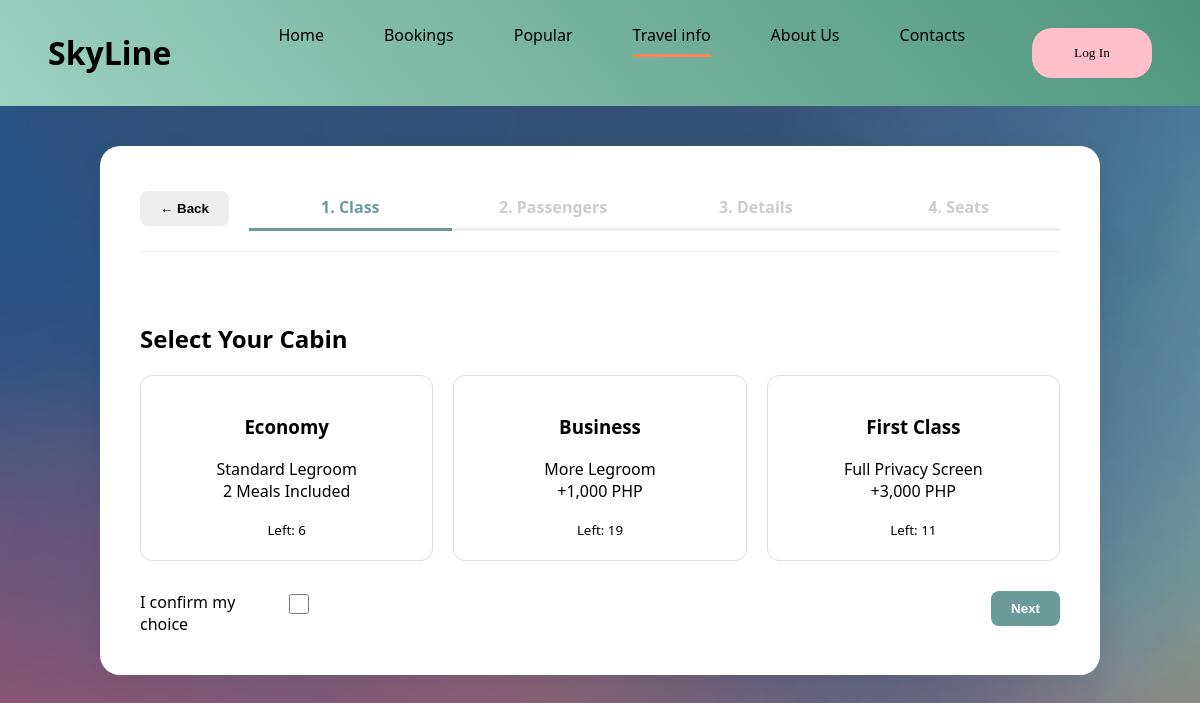
The page /checkout/1 on the database its author committed.
### app.py (models this page shows)
class Flight(db.Model):
    id = db.Column(db.Integer, primary_key=True)
    from_country = db.Column(db.String(50), nullable=False)
    from_city = db.Column(db.String(50), nullable=False)
    to_country = db.Column(db.String(50), nullable=False)
    to_city = db.Column(db.String(50), nullable=False)
    dep_date = db.Column(db.String(20), nullable=False)
    dep_time = db.Column(db.String(20), nullable=False)
    ret_date = db.Column(db.Text, nullable=False)
    ret_time = db.Column(db.String(100), nullable=False)
    duration = db.Column(db.String(20), nullable=False)
    tickets_economy = db.Column(db.Integer)
    tickets_business = db.Column(db.Integer)
    tickets_first = db.Column(db.Integer)
    price = db.Column(db.Float, nullable=False)
    promo_code = db.Column(db.String(50), nullable=False)
    trip_type=db.Column(db.String(50), nullable=False)
    status=db.Column(db.String(20),nullable=False)

### app.py (the view)
@app.route('/checkout/<int:flight_id>', methods=['GET', 'POST'])
def checkout(flight_id):
    flight = Flight.query.get_or_404(flight_id)
    saved_data = None
    if session.get('pending_flight_id') == flight_id:
        saved_data = session.get('pending_booking')
    all_bookings = Booking.query.filter_by(flight_id=flight_id).all()
    occupied_by_tier = {
        'first': [b.seat_number for b in all_bookings if b.tier == 'first'],
        'business': [b.seat_number for b in all_bookings if b.tier == 'business'],
        'economy': [b.seat_number for b in all_bookings if b.tier == 'economy']
    }
    return render_template('checkout.html',
                           flight=flight,
                           calc_arrival=calculate_arrival,
                           occupied_seats=occupied_by_tier,
                           restored_data=saved_data) # Data is null if IDs don't match[cite: 3]

### app.py (called while the page is built)
@app.after_request
def add_header(response):
    response.headers["Cache-Control"] = "no-cache, no-store, must-revalidate"
    response.headers["Pragma"] = "no-cache"
    response.headers["Expires"] = "0"
    return response

### templates/checkout.html (shortened to what this page needs)
<!DOCTYPE html>
<html lang="en">
<head>
    <link rel="stylesheet" href="{{ url_for('static', filename='style.css') }}">
    <link rel="stylesheet" href="{{ url_for('static', filename='checkout.css') }}">
</head>
<body>
<div class="nav">
            <div class="logo"><h1>SkyLine</h1></div>
            <ul class="nav-container">
                <li class="nav-buttons"><a href="{{ url_for('index') }}">Home<hr class="n1"></a></li>
                <li class="nav-buttons"><a href="{{ url_for('booking') }}">Bookings<hr class="n2"></a></li>
                <li class="nav-buttons"><a href="#">Popular<hr class="n3"></a></li>
                <li class="nav-buttons">
                    <a href="#">Travel info<hr class="n3" style="width: 100%;"></a>
                </li>
                <li class="nav-buttons"><a href="{{ url_for('about') }}#about">About Us<hr class="n4"></a></li>
                <li class="nav-buttons"><a href="{{ url_for('contact') }}#contact">Contacts<hr class="n5"></a></li>
            </ul>
            <div class="nav-auth">
                    {% if session['user_id'] %}
                        <div class="user-profile" style="display: flex; align-items: center; gap: 12px;">
                            <span class="user-name" style="color: white; font-family: 'Bookman Old Style'; font-weight: bold;">
                                Welcome, {{ session['first_name'] }}!
                            </span>
                            <div class="avatar-circle" style="width: 38px; height: 38px; background-color: #f0f0f0; border-radius: 50%; display: flex; align-items: center; justify-content: center;">
                                <svg viewBox="0 0 24 24" fill="#555" width="24px" height="24px">
                                    <path d="M12 12c2.21 0 4-1.79 4-4s-1.79-4-4-4-4 1.79-4 4 1.79 4 4 4zm0 2c-2.67 0-8 1.34-8 4v2h16v-2c0-2.66-5.33-4-8-4z"/>
                                </svg>
                            </div>
                            <a href="{{ url_for('logout') }}" style="color: #ff4d4d; font-size: 0.7rem; text-decoration: none; text-transform: uppercase; font-family: sans-serif; font-weight: bold;">Logout</a>
                        </div>
                    {% else %}
                        <button class="log-in">
                            <a style="font-family: 'Bookman Old Style';" href="{{ url_for('login') }}">Log In</a>
                        </button>
                    {% endif %}
            </div>
        </div>
<div class="booking-wrapper">
    <div class="nav-header">
        <button class="back-btn" onclick="goBack()">← Back</button>
        <div class="step-tabs">
            <div class="tab active" id="t1">1. Class</div>
            <div class="tab" id="t2">2. Passengers</div>
            <div class="tab" id="t3">3. Details</div>
            <div class="tab" id="t4">4. Seats</div>
        </div>
    </div>
    <form id="master_booking_form" action="{{ url_for('process_booking', flight_id=flight.id) }}" method="POST">
        <div class="step-content active" id="step1">
            <h2>Select Your Cabin</h2>
            <div class="tier-container">
                <div class="tier-box {% if flight.tickets_economy <= 0 %}disabled{% endif %}"
                    {% if flight.tickets_economy > 0 %}onclick="setTier('economy', 0, {{ flight.tickets_economy }})"{% endif %}>
                    <h3>Economy</h3>
                    <p>Standard Legroom<br>2 Meals Included</p>
                    <small>Left: {{ flight.tickets_economy }}</small>
                </div>
                <div class="tier-box {% if flight.tickets_business <= 0 %}disabled{% endif %}"
                    {% if flight.tickets_business > 0 %}onclick="setTier('business', 1000, {{ flight.tickets_business }})"{% endif %}>
                    <h3>Business</h3>
                    <p>More Legroom<br>+1,000 PHP</p>
                    <small>Left: {{ flight.tickets_business }}</small>
                </div>
                <div class="tier-box {% if flight.tickets_first <= 0 %}disabled{% endif %}"
                    {% if flight.tickets_first > 0 %}onclick="setTier('first', 3000, {{ flight.tickets_first }})"{% endif %}>
                    <h3>First Class</h3>
                    <p>Full Privacy Screen<br>+3,000 PHP</p>
                    <small>Left: {{ flight.tickets_first }}</small>
                </div>
            </div>
            <div style="display: inline-flex; height: fit-content;"><p style="width: 145px; padding: 0;margin: 0;">I confirm my choice</p><input type="checkbox" id="c1" style="padding: 0; height: 20px; width:20px;"> </div>
            <button type="button" class="back-btn" style="float:right; background:var(--primary); color:white;" onclick="nextStep(2)">Next</button>
        </div>
    </form>
</div>
</body>
</html>

### static/style.css (style rules this page uses)
html, body { margin: 0; padding: 0; background-color: rgb(255, 255, 255); font-family: 'Franklin Gothic Medium'; scroll-behavior: smooth; overflow-x: hidden; width: 100%; }
* { box-sizing: border-box; }
.nav { width: 100%; height: auto; min-height: 60px; background-image: linear-gradient(50deg, #b5eed1d0, #4e947c); display: flex; flex-wrap: wrap; align-items: center; justify-content: space-between; padding: 10px 4%; margin: 0 0; overflow: visible; }
.nav hr { height: 3px; border: none; background-color: #ff815b; width: 0px; transition: width 0.3s ease-out; }
.logo { margin: auto 0; }
.nav-container { width: auto; max-width: 100%; display: flex; gap: 20px; margin-top: 0; }
.nav-container, .nav-buttons, a { text-decoration: none; list-style-type: none; color: black; }
.log-in { width: 120px; height: 50px; background-color: pink; margin: auto 0; border: none; border-radius: 20px; }
.nav-buttons { position: relative; list-style: none; padding: 10px 20px; }

### static/checkout.css (style rules this page uses)
:root { --primary: #6b9a9d; --secondary: #4a6d70; --accent: #ff99cc; --occupied: #ff4d4d; --bg: #f0f4f4; }
body { background-image: url(images/booking.webp); font-family: 'Segoe UI', sans-serif; margin: 0; min-height: 120vh; }
.nav-header { display: flex; align-items: center; margin-bottom: 30px; gap: 20px; border-bottom: 1px solid #eee; padding-bottom: 20px; }
.back-btn { background: #eee; border: none; padding: 10px 20px; border-radius: 8px; cursor: pointer; font-weight: bold; transition: 0.3s; }
.booking-wrapper { max-width: 1000px; margin: 40px auto; padding: 40px; border-radius: 20px; background-color: rgb(255, 255, 255); box-shadow: 0 10px 30px rgba(0, 0, 0, 0.05); min-height: fit-content; }
.step-tabs { flex-grow: 1; display: flex; justify-content: space-around; }
.tab { padding: 10px; font-weight: bold; color: #ccc; border-bottom: 3px solid #eee; transition: 0.3s; flex: 1; text-align: center; }
.tab.active { color: var(--primary); border-bottom: 3px solid var(--primary); }
.step-content { display: none; padding-top: 20px; }
.step-content.active { display: block; }
.tier-container { display: flex; gap: 20px; margin-bottom: 30px; }
.tier-box { flex: 1; border: 1px solid #ddd; padding: 20px; border-radius: 12px; cursor: pointer; text-align: center; transition: 0.3s; }
input, select { padding: 12px; border: 1px solid #ddd; border-radius: 8px; width: 100%; }

### rows shown on the page
Flight: tickets_economy "6", tickets_business "19", tickets_first "11"
